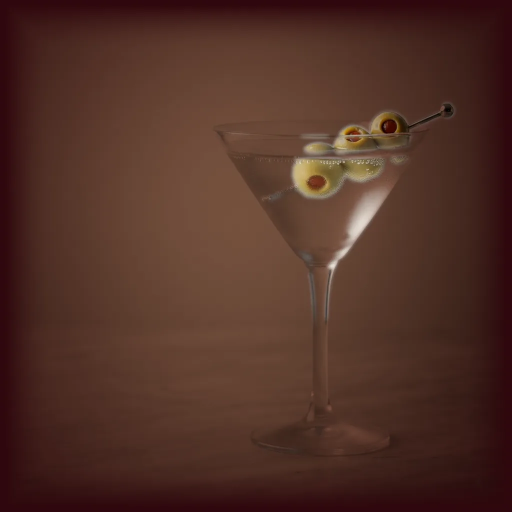
#> input picture specs/v3-2-mockups/mybar-backbar/img/martini.webp, 1024 x 1024 px (shown at 1/2 size)
$ python variants-sheet.py ../../../v3-2-mockups/mybar-backbar/img/boulevardier.webp ../../../v3-2-mockups/mybar-backbar/img/martini.webp
#> lines starting #> are read from the running program, lines starting #| are printed output that depends on the picture
#!/usr/bin/env python3
"""The clean-icon comparison sheet (final/icon-variants.png). Rebuild:
  node source/final.js DIR --variants && python3 -I source/raster.py DIR --variants
  python3 -I source/variants-sheet.py DIR ../scribble/icon-1024.png
  source/shot.sh OUT.png 2400 1900 file://DIR/sheet.html
The second argument is the v2 (drip) icon, shown first for reference.
"""
import sys, os
from PIL import Image

D, OLD = sys.argv[1], sys.argv[2]
FONT = '/Users/janmcqueeny/Projects/drinkdex-worktrees/polish/assets/fonts'
im = Image.open(OLD)
#> im is the input picture: PIL image 1024x1024 RGB; mean R, G, B 80.9, 48.4, 38.5
im.save(os.path.join(D, 'old-1024.png'))
for s in (29, 40, 60):
    im.resize((s, s), Image.LANCZOS).save(os.path.join(D, f'old-{s}.png'))
#> this loop made 3 passes
#> pass 1, `im.resize((s, s), Image.LANCZOS).save(os.path.join(D, f'old-{s}.png'))`:
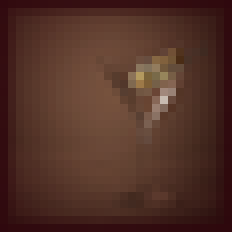
#> saved as old-29.png: PIL image 29x29 RGB (shown 8 times larger); mean R, G, B 80.9, 48.4, 38.5
#> pass 2, `im.resize((s, s), Image.LANCZOS).save(os.path.join(D, f'old-{s}.png'))`:
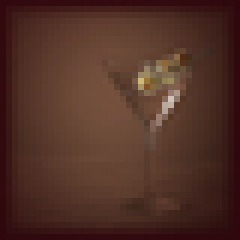
#> saved as old-40.png: PIL image 40x40 RGB (shown 6 times larger); mean R, G, B 80.9, 48.4, 38.5

V = [('old', 'v2 now (drip), for reference'), ('A', 'A &middot; tilted 9&deg;, pool, v2 size'),
     ('B', 'B &middot; upright, wordmark angle, v2 size'), ('C9', 'C &middot; tilted 9&deg;, scaled up'),
     ('C0', 'C &middot; upright, scaled up')]


def home(k, bg, fg):
    tile = '#A3A3A3' if fg != '#fff' else '#3A3A3C'
    return (f'<div class=home style="background:{bg}"><div class=c><img class=m src="{k}-1024.png" style="width:120px;height:120px">'
            f'<span style="color:{fg};font-size:24px">Sipply</span></div><div class=c><div class=m style="width:120px;height:120px;background:{tile}"></div>'
            f'<span style="color:{fg};font-size:24px">Photos</span></div></div>')


rows = ''
for k, l in V:
    thr = ''.join(f'<div class=c><img class=m src="{k}-1024.png" style="width:{s*3}px;height:{s*3}px"><span>{s}@3x</span></div>' for s in (29, 40, 60))
    one = ''.join(f'<div class=c><img class=m src="{k}-{s}.png" style="width:{s}px;height:{s}px"><span>{s}@1x</span></div>' for s in (29, 40, 60))
    px = ''.join(f'<div class=c><img class=m src="{k}-{s}.png" style="width:{s*3}px;height:{s*3}px;image-rendering:pixelated"><span>{s}@1x &times;3</span></div>' for s in (29, 40))
    rows += (f'<div class=row><div class=lab>{l}</div><img class=m src="{k}-1024.png" style="width:260px;height:260px">'
             f'<div class=lad>{thr}</div><div class=lad>{one}</div><div class=lad>{px}</div>'
             f'{home(k, "linear-gradient(160deg,#EDEBE8,#CFCDD6)", "#1C1C1E")}{home(k, "linear-gradient(160deg,#2B2B30,#050507)", "#fff")}</div>')

html = f'''<!doctype html><html><head><meta charset=utf-8><style>
@font-face{{font-family:Inter;src:url(file://{FONT}/InterLatin_400Regular.ttf);font-weight:400}}
@font-face{{font-family:Inter;src:url(file://{FONT}/InterLatin_600SemiBold.ttf);font-weight:600}}
*{{box-sizing:border-box;margin:0}} body{{background:#F5F5F5;font:400 14px Inter;color:#0A0A0A;padding:30px;width:2400px}}
h1{{font:600 28px Inter;margin-bottom:6px}} .sub{{color:#5C5C5C;margin-bottom:20px}}
.row{{display:flex;align-items:flex-end;gap:34px;padding:18px 22px;background:#fff;border-radius:6px;box-shadow:0 0 0 1px #E3E3E3;margin-bottom:14px;position:relative;padding-top:44px}}
.lab{{position:absolute;left:22px;top:14px;font:600 14px Inter;letter-spacing:1px;text-transform:uppercase;color:#5C5C5C}}
.m{{border-radius:22.37%;display:block}} .lad{{display:flex;align-items:flex-end;gap:16px}}
.c{{display:flex;flex-direction:column;align-items:center;gap:6px;color:#5C5C5C;font-size:13px}}
.home{{display:flex;gap:26px;padding:20px 26px 12px;border-radius:6px}}
</style></head><body><h1>Clean icon s &middot; comparison</h1><div class=sub>Same generator, nib, pool and stroke (21) as the wordmark's s; no drip. Optical centre = halfway between area centroid and bbox centre, lifted 0.8% of the tile. Masked as iOS draws it. <b>Pick: C, tilted 9&deg;, scaled up.</b> The tilt keeps the thrown-on tag (B reads as a set italic S); without the drip the s can take 70% of the tile and holds at 29@1x.</div>{rows}</body></html>'''
open(os.path.join(D, 'sheet.html'), 'w').write(html)
